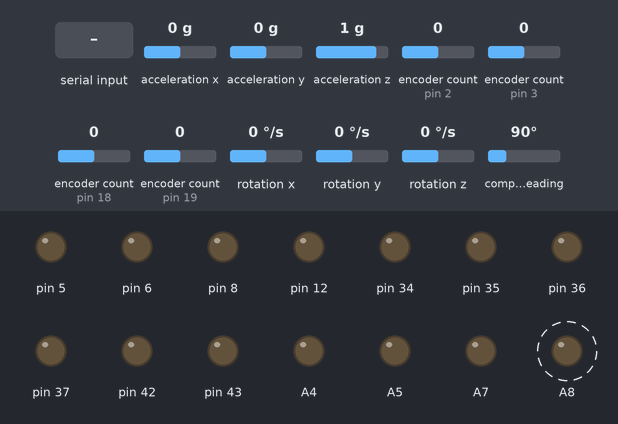
The sketch below on a simulated Arduino Mega 2560, built with avr-gcc and run on an emulated ATmega2560. Parts: output pins drawn as LEDs (lit = HIGH). Dashed ring = blinking. The test bench sets the inputs (shaded band); at power-on: encoder count (sensors on pin 2, pin 3, pin 18, pin 19) 0, acceleration x 0 g, acceleration y 0 g, acceleration z 1 g, rotation x 0 °/s, rotation y 0 °/s, rotation z 0 °/s, compass heading 90°. What the sketch prints to the serial monitor is not drawn.

Above: at 5.27 s.
5.3 s: "motor 1\n" received over the second serial link
At 8.28 s:
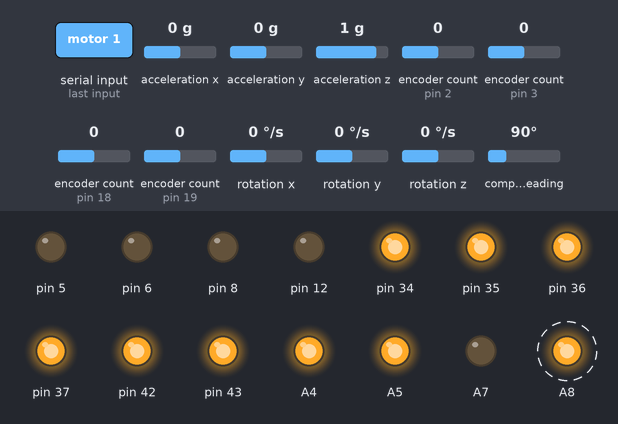
8.3 s: "w" received over the second serial link
At 9.2 s:
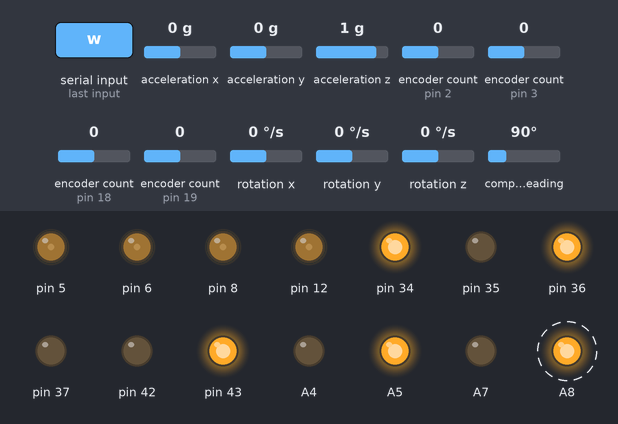
14.3 s: "d" received over the second serial link
At 17.27 s:
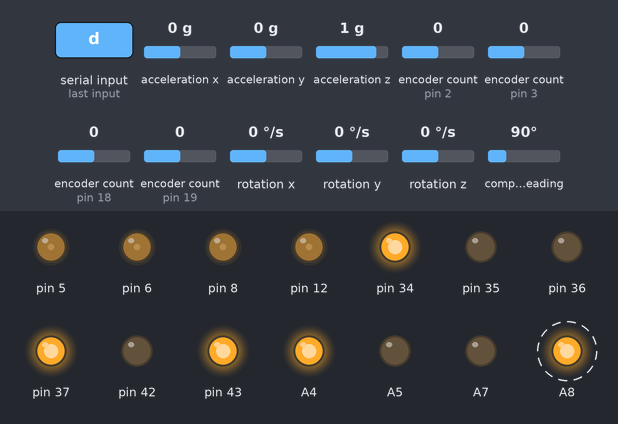
17.3 s: "a" received over the second serial link
At 17.8 s:
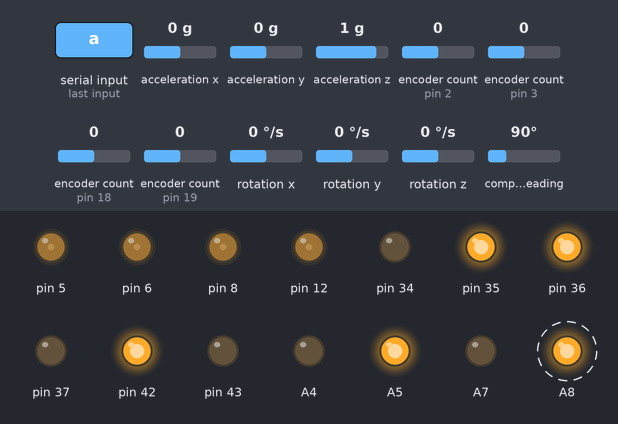
20.3 s: encoder count (sensor on pin 2) set to 1
Timing chart, 0 to 24.3 s (numbered marks = the images above; inputs shaded):
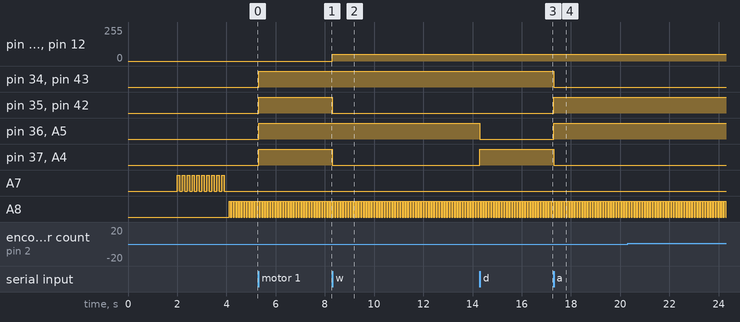

Measured:
- after the input at 5.3 s, pin 34–37, pin 42, pin 43, A4, A5: LOW → HIGH at once
- after the input at 8.3 s, pin 5, pin 6, pin 8, pin 12: 0/255 → 50/255 at once; pin 35, pin 37, pin 42, A4: HIGH → LOW at once
- after the input at 14.3 s, pin 36, A5: HIGH → LOW at once; pin 37, A4: LOW → HIGH at once
- after the input at 17.3 s, pin 34, pin 37, pin 43, A4: HIGH → LOW at once; pin 35, pin 36, pin 42, A5: LOW → HIGH at once
- by itself, A8: alternates HIGH for 0.05 s and LOW for 0.05 s

The sketch:

jdamr200_control.ino
```cpp
// (licence header left out)
// install Encoder library
// https://github.com/PaulStoffregen/Encoder
#include<Encoder.h>
#include "tb6612_motor.h"

// install following library
// https://github.com/hideakitai/MPU9250
#include "MPU9250.h"

// motor class object
// Moebius Mega2560 motor sheild
// code reference
// https://github.com/MoebiusTech/MecanumRobot-ArduinoMega2560/blob/master/MecanumRobotPS2Control.ino
// schematic
// https://github.com/MoebiusTech/MecanumRobot-ArduinoMega2560/blob/master/mega2560__2024-7%EF%BC%88update%EF%BC%89.pdf

SPDMotor *motorLF = new SPDMotor(18, 31, true, 12, 35, 34); // <- Encoder reversed to make +position measurement be forward.
SPDMotor *motorRF = new SPDMotor(19, 38, false, 8, 37, 36); // <- NOTE: Motor Dir pins reversed for opposite operation
/*
 In github, motor_LR has  3, 49, true,  9, 42, 43. but some board should be set  3, 49, true,  6, 42, 43
*/
SPDMotor *motorLR = new SPDMotor( 3, 49, true,  6, 42, 43); // <- Encoder reversed to make +position measurement be forward.
SPDMotor *motorRR = new SPDMotor( 2, A1, false, 5, A4, A5); // <- NOTE: Motor Dir pins reversed for opposite operation

#define GO_FORWARD      1
#define GO_BACKWARD     2
#define TURN_LEFT       3
#define TURN_RIGHT      4
#define STOP            5

// for visual debugging using 3 color LED. Please connect RGB -? A6/A7A8
void imu_error(){
  analogWrite(A6, 255);
  analogWrite(A7, 0);
  analogWrite(A8, 0);
  delay(100);
  analogWrite(A6, 0);
  analogWrite(A7, 0);
  analogWrite(A8, 0);
  delay(100);

}

void reboot_alarm(){
  for(int i=0;i<10;i++){
    analogWrite(A6, 0);
    analogWrite(A7, 255);
    analogWrite(A8, 0);
    delay(100);
    analogWrite(A6, 0);
    analogWrite(A7, 0);
    analogWrite(A8, 0);
    delay(100);
  }
}

void arduino_working(){
  static byte toggle = 0;
  if(toggle == 1){
    analogWrite(A6, 0);
    analogWrite(A7, 0);
    analogWrite(A8, 255);
    toggle = 0;
  }else{
    analogWrite(A6, 0);
    analogWrite(A7, 0);
    analogWrite(A8, 0);
    toggle = 1;
  }
}

void go_forward(int speed){
    motorLF->speed(speed);
    motorLR->speed(speed);
    motorRF->speed(speed);
    motorRR->speed(speed);
}

void go_backward(int speed){
    motorLF->speed(-speed);
    motorLR->speed(-speed);
    motorRF->speed(-speed);
    motorRR->speed(-speed);
}

void turn_right(int speed){
    motorLF->speed(speed);
    motorLR->speed(speed);
    motorRF->speed(-speed);
    motorRR->speed(-speed);
}

void turn_left(int speed){
    motorLF->speed(-speed);
    motorLR->speed(-speed);
    motorRF->speed(speed);
    motorRR->speed(speed);
}

void stop(){
    motorLF->hardStop();
    motorRF->hardStop();
    motorLR->hardStop();
    motorRR->hardStop();
}

MPU9250 mpu;

// Encoder variable
int lf_encoder = 0;
int rf_encoder = 0;
int lr_encoder = 0;
int rr_encoder = 0;

// incoming command buffer
byte cmd_buf[5];

void setup(){
    String uga = "hello";
    Serial.begin(115200);
    Serial2.begin(115200);  //Mega2560 16(TXD2) 17(RXD2) pin, for debugging
    // I2C start
    Wire.begin();
    delay(2000);
    // MPu9250 init
    if (!mpu.setup(0x68)) {  // change to your own address
        while (1) {
            //Serial.println("MPU connection failed. Please check your connection with `connection_check` example.");
            imu_error();
        }
    }
     reboot_alarm();
}

void loop(){
    // We can control motor directly throgh serial2.
    if(Serial2.available() > 0){
        char c = Serial2.read();
        Serial2.println(c);
        if(c == 'w'){
            go_forward(50);
        }else if(c == 's'){
            go_backward(50);
        }else if(c == 'a'){
            turn_left(50);
        }else if(c == 'd'){
            turn_right(50);
        }else if(c == 'p'){
            stop();
        }else{
            stop();
        }
    }

    /*
    Motor Control
    - We have 3 motor control mode
      - run mode
      - wheel mode
      - differential mode
    - run mode: controlling motor go/back/left turn/right turn
    (0xf5, 0xf5, 0x51, direction, speed)
    - ToDo: 2, 3 control mode
    */

    if(Serial.available() > 0){
        // motor control packets are 5 gytes length. we get motor control packats if available.
        Serial.readBytes(cmd_buf, 5);
        if(cmd_buf[0]== 0xf5){          // header 1
            if(cmd_buf[1] == 0xf5){         // header 2
                if(cmd_buf[2] == 0x51){         // run mode?
                    int speed = (int)cmd_buf[4];    // get speed
                    if(cmd_buf[3] == GO_FORWARD){
                        go_forward(speed);          // go forward
                    }else if(cmd_buf[3] == GO_BACKWARD){
                        go_backward(speed);         // go backward
                    }else if(cmd_buf[3] == TURN_LEFT){
                        turn_left(speed);           // turn left
                    }else if(cmd_buf[3] == TURN_RIGHT){
                        turn_right(speed);           // turn right
                    }else if(cmd_buf[3] == STOP){
                        stop();           // stop
                    }
                }else if(cmd_buf[2] == 0x52){
                    int speed = (int)cmd_buf[4];
                    int angle = (int)cmd_buf[3];
                    //Serial2.print(angle);
                    //Serial2.println(speed);
                    diff_drive(angle, speed);

                }else if(cmd_buf[2] == 0x53){
                    int speed = (int)cmd_buf[4];
                    int motor_no = (int)cmd_buf[3];
                    wheel_drive(motor_no, speed);

                }
            }
        }
    }

    // read MPU9250
    if (mpu.update()) {
        static uint32_t prev_ms = millis();
        // We send packets every 50ms, If communication not work, use timer interrpt
        if (millis() > prev_ms + 50) {
            // send sensor data as binary to ROS2 using serial
            arduino_working();
           send_sensors();
            // send sensor data for debugging using serial2
            //print_gyro();
            //print_mag();
            //print_roll_pitch_yaw();
            //print_accel();
            //print_encoder();
            prev_ms = millis();
        }
    }

    // read encoder
    lf_encoder = motorLF->getEncoderPosition();
    rf_encoder = motorRF->getEncoderPosition();
    lr_encoder = motorLR->getEncoderPosition();
    rr_encoder = motorRR->getEncoderPosition();


}

void diff_drive(int angle, int speed){
    int angle_norm = map(angle, 30, 150, -5, 5);
    //Serial2.println(angle_norm);
    float angle_norm_f = (float)angle_norm/10;
    //Serial2.println(angle_norm_f);
    float leftSpeed = speed-(speed*(angle_norm_f));
    float rightSpeed = speed +(speed*(angle_norm_f));
    //Serial2.print(leftSpeed);
    //Serial2.print(' ');
    //Serial2.println(rightSpeed);
    motorLF->speed(leftSpeed);
    motorLR->speed(leftSpeed);
    motorRF->speed(rightSpeed);
    motorRR->speed(rightSpeed);
}

void wheel_drive(int wheel_no, int speed){
    switch(wheel_no){
        case 1:
            //Serial2.println("motor 1");
            motorLF->speed(speed);
            motorRF->hardStop();
            motorLR->hardStop();
            motorRR->hardStop();
            break;
        case 2:
            //Serial2.println("motor 2");
            motorLF->hardStop();
            motorRF->speed(speed);
            motorLR->hardStop();
            motorRR->hardStop();
            break;
        case 3:
            //Serial2.println("motor 3");
            motorLF->hardStop();
            motorRF->hardStop();
            motorLR->speed(speed);
            motorRR->hardStop();
            break;
        case 4:
            //Serial2.println("motor 4");
            motorLF->hardStop();
            motorRF->hardStop();
            motorLR->hardStop();
            motorRR->speed(speed);
            break;
        default:
            stop();
            break;
    }
}

void send_sensors(){
    /*
     In this function we send following sensor values.
     - accelerometer
     - gyro sensor
     - magnetic sensor
     - 4 wheel encoder
     We do not perform sensor fusion in embedded side. we need to do on ROS2 side.
    */
    byte data[29] = {0,};       // sensor data packet is totally 28 bytes
    float ax = mpu.getAccX();
    float ay = mpu.getAccY();
    float az = mpu.getAccZ();
    int ax_l = int(ax * 1000);  // row accel value is between -1 ~ 1
    int ay_l = int(ay * 1000);  // for serial sendig we multiplay it with 1000.
    int az_l = int(az * 1000);  // row accel is float and converted vlaue is intger 2 bytes
    float gx = mpu.getGyroX();
    float gy = mpu.getGyroY();
    float gz = mpu.getGyroZ();
    int gx_l = int(gx * 1000);
    int gy_l = int(gy * 1000);
    int gz_l = int(gz * 1000);
    float mx = mpu.getMagX();
    float my = mpu.getMagY();
    float mz = mpu.getMagZ();
    int mx_l = int(mx * 1000);
    int my_l = int(my * 1000);
    int mz_l = int(mz * 1000);
    int length = 29;

    data[0] = 0xf5;                 // first header 0xf5 We use dual header bytes for safety.
    data[1] = 0xf5;                 // second header 0xf5
    data[2] = (ax_l >> 8) & 0xff;   // accel
    data[3] = ax_l & 0xff;
    data[4] = (ay_l >> 8) & 0xff;
    data[5] = ay_l & 0xff;
    data[6] = (az_l >> 8) & 0xff;
    data[7] = az_l & 0xff;
    data[8] = (gx_l >> 8) & 0xff;   // gyro
    data[9] = gx_l & 0xff;
    data[10] = (gy_l >> 8) & 0xff;
    data[11] = gy_l & 0xff;
    data[12] = (gz_l >> 8) & 0xff;
    data[13] = gz_l & 0xff;
    data[14] = (mx_l >> 8) & 0xff;  // magnetic
    data[15] = mx_l & 0xff;
    data[16] = (my_l >> 8) & 0xff;
    data[17] = my_l & 0xff;
    data[18] = (mz_l >> 8) & 0xff;
    data[19] = mz_l & 0xff;
    data[20] = (lf_encoder >> 8) & 0xff;  // encoder
    data[21] = lf_encoder & 0xff;
    data[22] = (rf_encoder >> 8) & 0xff;
    data[23] = rf_encoder & 0xff;
    data[24] = (lr_encoder >> 8) & 0xff;
    data[25] = lr_encoder & 0xff;
    data[26] = (rr_encoder >> 8) & 0xff;
    data[27] = rr_encoder & 0xff;
    data[28] = 0x00;  // checksum ToDo: implementing checksum
    Serial.write(data, 29);  // Sending command packets
}

/*
Debugging functions
We cna use serial2 as debugging serial port. Seriali used for communication with ROS.
*/
void print_roll_pitch_yaw() {
    Serial2.print("Yaw, Pitch, Roll: ");
    Serial2.print(mpu.getYaw(), 2);
    Serial2.print(", ");
    Serial2.print(mpu.getPitch(), 2);
    Serial2.print(", ");
    Serial2.println(mpu.getRoll(), 2);
}

void print_accel() {
    Serial2.print("Accel: ");
    Serial2.print(mpu.getAccX(), 2);
    Serial2.print(", ");
    Serial2.print(mpu.getAccY(), 2);
    Serial2.print(", ");
    Serial2.println(mpu.getAccZ(), 2);
}

void print_gyro() {
    Serial2.print("Gyro: ");
    Serial2.print(mpu.getGyroX(), 2);
    Serial2.print(", ");
    Serial2.print(mpu.getGyroY(), 2);
    Serial2.print(", ");
    Serial2.println(mpu.getGyroZ(), 2);
}

void print_mag() {
    Serial2.print("Mag: ");
    Serial2.print(mpu.getMagX(), 2);
    Serial2.print(", ");
    Serial2.print(mpu.getMagY(), 2);
    Serial2.print(", ");
    Serial2.println(mpu.getMagZ(), 2);
}

void print_encoder(){
    Serial2.print("Encoder: ");
    Serial2.print(lf_encoder);
    Serial2.print(", ");
    Serial2.print(rf_encoder);
    Serial2.print(", ");
    Serial2.print(lr_encoder);
    Serial2.print(", ");
    Serial2.print(rr_encoder);
    Serial2.println("   ");

}
```

tb6612_motor.cpp
```cpp
// (licence header left out)
#include "tb6612_motor.h"

SPDMotor::SPDMotor( int encoderA, int encoderB, bool encoderReversed, int motorPWM, int motorDir1, int motorDir2 ) {
  _encoder = new Encoder(encoderA, encoderB);
  _encoderReversed = encoderReversed;

  _motorPWM = motorPWM;
  pinMode( _motorPWM, OUTPUT );
  _motorDir1 = motorDir1;
  pinMode( _motorDir1, OUTPUT );
  _motorDir2 = motorDir2;
  pinMode( _motorDir2, OUTPUT );
}

/// Set the PWM speed and direction pins.
/// pwm = 0, stop (no active control)
/// pwm = 1 to 255, proportion of CCW rotation
/// pwm = -1 to -255, proportion of CW rotation
void SPDMotor::speed( int speedPWM ) {
  _speed = speedPWM;
  if( speedPWM == 0 ) {
    digitalWrite(_motorDir1,LOW);
    digitalWrite(_motorDir2,LOW);
    analogWrite( _motorPWM, 255);
  } else if( speedPWM > 0 ) {
    digitalWrite(_motorDir1, LOW );
    digitalWrite(_motorDir2, HIGH );
    analogWrite( _motorPWM, speedPWM < 255 ? speedPWM : 255);
  } else if( speedPWM < 0 ) {
    digitalWrite(_motorDir1, HIGH );
    digitalWrite(_motorDir2, LOW );
    analogWrite( _motorPWM, (-speedPWM) < 255 ? (-speedPWM): 255);
  }
}

/// Activate a SHORT BRAKE mode, which shorts the motor drive EM, clamping motion.
void SPDMotor::hardStop() {
    _speed = 0;
    digitalWrite(_motorDir1,HIGH);
    digitalWrite(_motorDir2,HIGH);
    analogWrite( _motorPWM, 0);
}

/// Get the current speed.
int SPDMotor::getSpeed() {
    return _speed;
}

/// Get the current rotation position from the encoder.
long SPDMotor::getEncoderPosition() {
  long position = _encoder->read();
  return _encoderReversed ? -position : position;
}
```

tb6612_motor.h
```cpp
// (licence header left out)
#ifndef TB6612_MOTOR
#define TB6612_MOTOr
// install Encoder library
// https://github.com/PaulStoffregen/Encoder

#include<Encoder.h>

class SPDMotor {
  public:
  SPDMotor( int encoderA, int encoderB, bool encoderReversed, int motorPWM, int motorDir1, int motorDir2 );
  /// Set the PWM speed and direction pins.
  /// pwm = 0, stop (no active control)
  /// pwm = 1 to 255, proportion of CCW rotation
  /// pwm = -1 to -255, proportion of CW rotation
  void speed( int pwm );
  /// Activate a SHORT BRAKE mode, which shorts the motor drive EM, clamping motion.
  void hardStop();
  /// Get the current speed.
  int getSpeed();
  /// Get the current rotation position from the encoder.
  long getEncoderPosition();
  private:
    Encoder *_encoder;
    bool _encoderReversed;
    int _motorPWM, _motorDir1, _motorDir2;
    // Current speed setting.
    int _speed;
};

#endif
```
